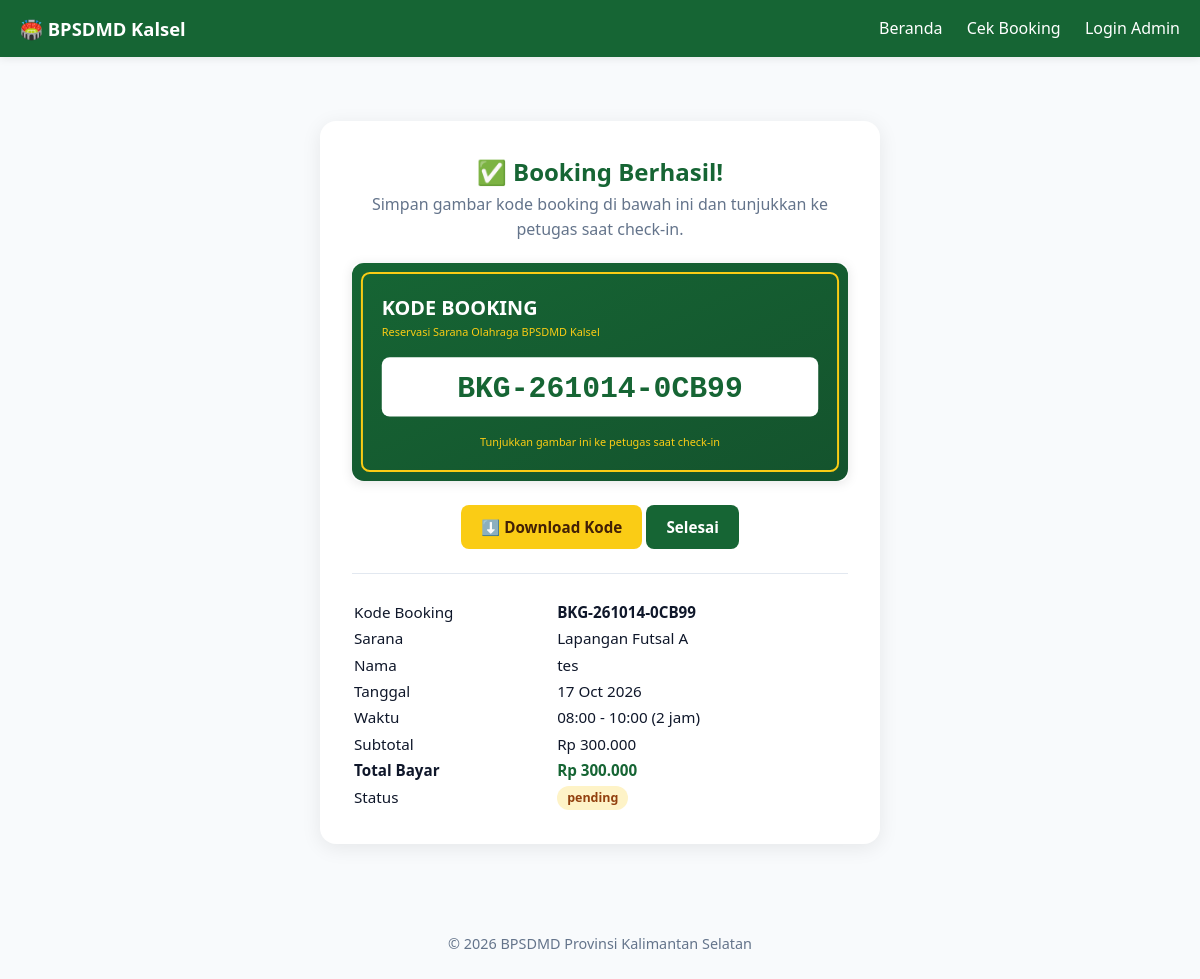
Page /pages/booking_sukses.php?id=1 on the committed database.
### tables this page shows
CREATE TABLE `booking` (
  `id` int(11) NOT NULL,
  `kode_booking` varchar(20) NOT NULL,
  `sarana_id` int(11) NOT NULL,
  `nama_penyewa` varchar(100) NOT NULL,
  `no_hp` varchar(20) NOT NULL,
  `email` varchar(100) DEFAULT NULL,
  `instansi` varchar(150) DEFAULT NULL,
  `tanggal` date NOT NULL,
  `jam_mulai` time NOT NULL,
  `jam_selesai` time NOT NULL,
  `durasi_jam` int(11) NOT NULL,
  `harga_per_jam` decimal(12,2) NOT NULL,
  `subtotal` decimal(12,2) NOT NULL,
  `diskon_id` int(11) DEFAULT NULL,
  `diskon_persen` decimal(5,2) DEFAULT 0.00,
  `total_bayar` decimal(12,2) NOT NULL,
  `status` enum('pending','terverifikasi','ditolak','selesai','batal') DEFAULT 'pending',
  `kode_gambar` varchar(255) DEFAULT NULL,
  `catatan_petugas` text DEFAULT NULL,
  `verified_by` int(11) DEFAULT NULL,
  `verified_at` datetime DEFAULT NULL,
  `created_at` timestamp NOT NULL DEFAULT current_timestamp()
);

CREATE TABLE `sarana` (
  `id` int(11) NOT NULL,
  `nama` varchar(100) NOT NULL,
  `slug` varchar(150) DEFAULT NULL,
  `jenis` varchar(50) DEFAULT NULL,
  `deskripsi` text DEFAULT NULL,
  `kelengkapan` text DEFAULT NULL,
  `harga_per_jam` decimal(12,2) NOT NULL,
  `gambar` varchar(255) DEFAULT NULL,
  `galeri` text DEFAULT NULL,
  `status` enum('tersedia','maintenance') DEFAULT 'tersedia',
  `created_at` timestamp NOT NULL DEFAULT current_timestamp()
);

### includes/functions.php (called while the page is built, shortened)
<?php
function e($str) { return htmlspecialchars($str ?? '', ENT_QUOTES, 'UTF-8'); }

### pages/booking_sukses.php (the view, shortened to what this page needs)
<?php
require_once __DIR__ . '/../includes/auth.php';
$id = (int)($_GET['id'] ?? 0);
$b = $conn->query("SELECT b.*, s.nama AS sarana FROM booking b JOIN sarana s ON s.id=b.sarana_id WHERE b.id=$id")->fetch_assoc();
require_once __DIR__ . '/../includes/header.php';
?>
<div class="container page">
  <div class="kode-box">
    <h2 style="color:#166534;">✅ Booking Berhasil!</h2>
    <p style="color:#64748b;margin-bottom:20px;">Simpan gambar kode booking di bawah ini dan tunjukkan ke petugas saat check-in.</p>
    <img src="<?= BASE_URL . '/' . e($b['kode_gambar']) ?>" alt="Kode Booking" style="max-width:100%;border-radius:8px;">
    <p style="margin-top:16px;">
      <a href="<?= BASE_URL . '/' . e($b['kode_gambar']) ?>"
   download="kode-<?= e($b['kode_booking']) ?>.svg"
   class="btn btn-accent">⬇️ Download Kode</a>
      <a href="<?= BASE_URL ?>/index.php" class="btn btn-primary">Selesai</a>
    </p>
    <hr style="margin:24px 0;border:none;border-top:1px solid #e2e8f0;">
    <table style="width:100%;text-align:left;font-size:.95rem;">
      <tr><td>Kode Booking</td><td><strong><?= e($b['kode_booking']) ?></strong></td></tr>
      <tr><td>Sarana</td><td><?= e($b['sarana']) ?></td></tr>
      <tr><td>Nama</td><td><?= e($b['nama_penyewa']) ?></td></tr>
      <tr><td>Tanggal</td><td><?= date('d M Y', strtotime($b['tanggal'])) ?></td></tr>
      <tr><td>Waktu</td><td><?= substr($b['jam_mulai'],0,5) ?> - <?= substr($b['jam_selesai'],0,5) ?> (<?= $b['durasi_jam'] ?> jam)</td></tr>
      <tr><td>Subtotal</td><td>Rp <?= number_format($b['subtotal'],0,',','.') ?></td></tr>
      <tr><td><strong>Total Bayar</strong></td><td><strong style="color:#166534;">Rp <?= number_format($b['total_bayar'],0,',','.') ?></strong></td></tr>
      <tr><td>Status</td><td><span class="badge badge-warning"><?= e($b['status']) ?></span></td></tr>
    </table>
  </div>
</div>
<?php require_once __DIR__ . '/../includes/footer.php'; ?>

### assets/css/style.css (style rules this page uses)
:root { --primary:#166534; --primary-dark:#14532d; --accent:#facc15; --bg:#f8fafc; --card:#ffffff; --text:#0f172a; --muted:#64748b; --border:#e2e8f0; --danger:#dc2626; --success:#16a34a; --warning:#f59e0b; }
* { box-sizing:border-box;margin:0;padding:0; }
body { font-family:'Segoe UI',system-ui,sans-serif;background:var(--bg);color:var(--text);line-height:1.6; }
a { color:var(--primary);text-decoration:none; }
.container { max-width:1200px;margin:0 auto;padding:0 20px; }
.page { padding:32px 0; }
.badge { display:inline-block;padding:2px 10px;border-radius:20px;font-size:.78rem;font-weight:600; }
.badge-warning { background:#fef3c7;color:#92400e; }
.btn { display:inline-block;padding:10px 20px;border:none;border-radius:8px;font-weight:600;cursor:pointer;font-size:.95rem;transition:.2s; }
.btn-primary { background:var(--primary);color:#fff; }
.btn-accent { background:var(--accent);color:#422006; }
.kode-box { text-align:center;background:#fff;padding:32px;border-radius:16px;box-shadow:0 4px 20px rgba(0,0,0,.08);max-width:560px;margin:32px auto; }
.kode-box img { max-width:100%;border-radius:8px;box-shadow:0 2px 12px rgba(0,0,0,.1); }

### rows in the picture
booking: kode_gambar (picture), kode_booking "BKG-261014-0CB99", sarana.nama "Lapangan Futsal A", nama_penyewa "tes", tanggal "17 Oct 2026", jam_mulai "08:00", jam_selesai "10:00", durasi_jam "2", subtotal "300.000", total_bayar "300.000", status "pending"
